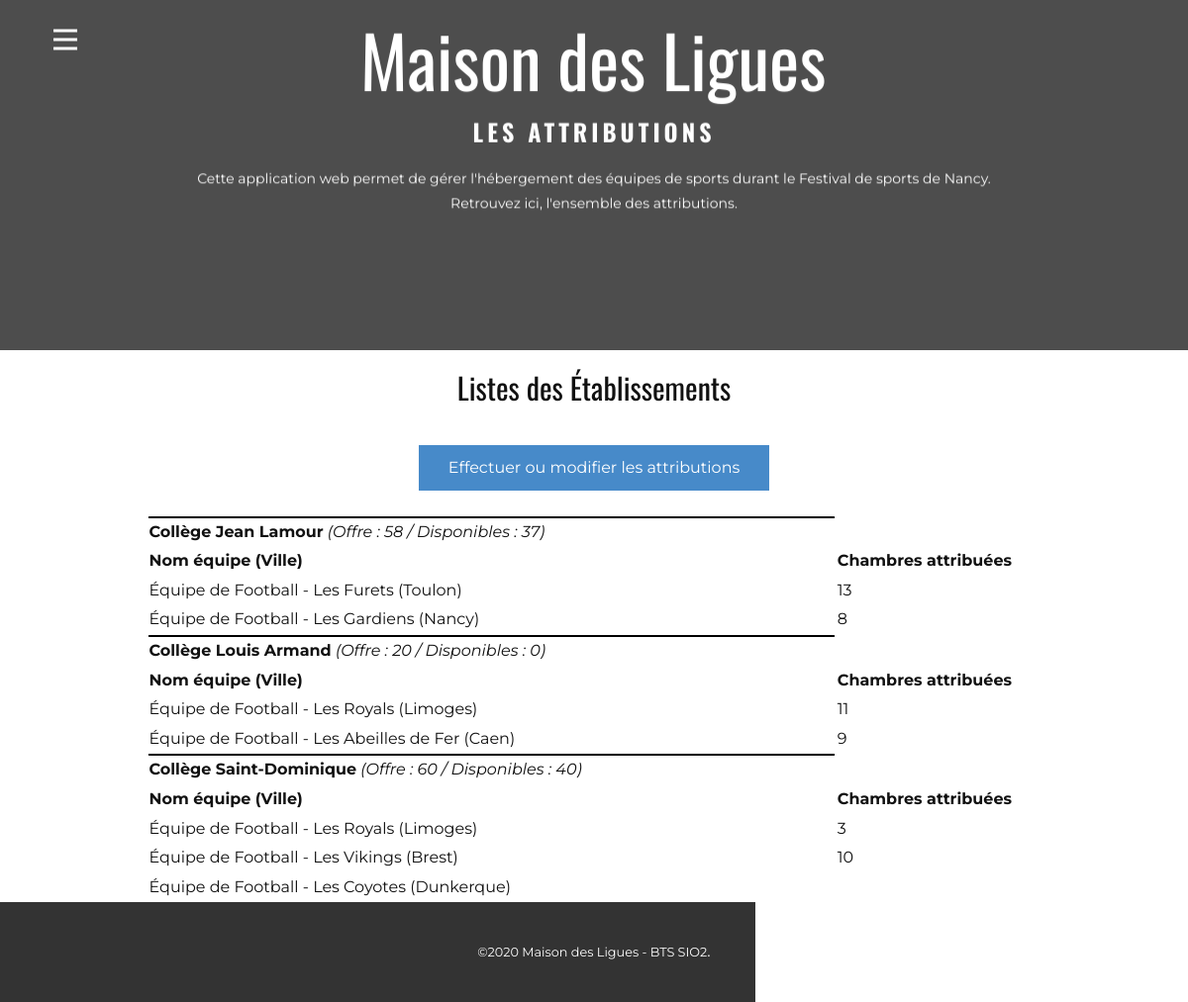
The app's page /attributions.php with its own data.
### tables this page shows
CREATE TABLE IF NOT EXISTS `etablissement` (
  `id` char(8) NOT NULL,
  `nom` varchar(45) NOT NULL,
  `adresseRue` varchar(45) NOT NULL,
  `codePostal` char(5) NOT NULL,
  `ville` varchar(35) NOT NULL,
  `tel` varchar(13) NOT NULL,
  `adresseElectronique` varchar(70) DEFAULT NULL,
  `type` tinyint(4) NOT NULL,
  `civiliteResponsable` varchar(12) NOT NULL,
  `nomResponsable` varchar(25) NOT NULL,
  `prenomResponsable` varchar(25) DEFAULT NULL,
  `nombreChambresOffertes` int(11) DEFAULT NULL,
  PRIMARY KEY (`id`)
);

CREATE TABLE IF NOT EXISTS `equipe` (
  `id` char(4) NOT NULL,
  `nom` varchar(60) NOT NULL,
  `identiteResponsable` varchar(40) DEFAULT NULL,
  `adressePostale` varchar(120) DEFAULT NULL,
  `nombrePersonnes` int(11) NOT NULL,
  `nomVille` varchar(40) NOT NULL,
  `hebergement` char(1) NOT NULL,
  PRIMARY KEY (`id`)
);

CREATE TABLE IF NOT EXISTS `attribution` (
  `idEtab` char(8) NOT NULL,
  `idEquipe` char(4) NOT NULL,
  `nombreChambres` int(11) NOT NULL,
  PRIMARY KEY (`idEtab`,`idEquipe`),
  KEY `fk2_Attribution` (`idEquipe`)
);

### _gestionBase.inc.php (called while the page is built, shortened)
<?php
function obtenirReqEtablissementsAyantChambresAttribuées()
{
   $req="select distinct etablissement.id as id, nom, nombreChambresOffertes from Etablissement,
         Attribution where id = idEtab order by id";
   return $req;
}
function obtenirNbEtabOffrantChambres()
{
   $req="select count(*) as nombreEtabOffrantChambres from Etablissement where
         nombreChambresOffertes!=0";
   return $req;
}
function obtenirNbOccup($idEtab)
{
   $requete="select IFNULL(sum(nombreChambres), 0) as totalChambresOccup from
        Attribution where idEtab='$idEtab'";
   return $requete;
}
function obtenirReqGroupesEtab($idEtab)
{
   $req="select distinct id, nom, nombreChambres, nomVille from equipe, Attribution where
        Attribution.idEquipe=equipe.id and idEtab='$idEtab'";
   return $req;
}
function obtenirNbOccupGroupe($idEtab, $idEq)
{
   $req="select nombreChambres From Attribution where idEtab='$idEtab'
        and idEquipe='$idEq'";
   return $req;
}
?>

### attributions.php (the view, shortened to what this page needs)
<?php
	include("_gestionBase.inc.php");
?>
    <section class="u-align-center u-clearfix u-grey-70 u-section-1" id="sec-0b7d">
      <div class="u-clearfix u-sheet u-sheet-1">
        <h1 class="u-align-left u-heading-font u-text u-title u-text-1" data-animation-name="slideIn" data-animation-duration="1000" data-animation-delay="0" data-animation-direction="Down">Maison des Ligues</h1>
        <h5 class="u-text u-text-2" data-animation-name="slideIn" data-animation-duration="1000" data-animation-delay="0" data-animation-direction="Down">Les Attributions</h5>
        <p class="u-text u-text-3" data-animation-name="slideIn" data-animation-duration="1000" data-animation-delay="0" data-animation-direction="Down">Cette application web permet de gérer l'hébergement des équipes de sports durant le Festival de sports de Nancy.<br>
        Retrouvez ici, l'ensemble des attributions.
        </p>
      </div>
    </section>
<?php
   $nbEtab = obtenirNbEtabOffrantChambres();
   if ($nbEtab!=FALSE)
   {
  ?>
    <center>
    <section>
      <caption><h3>Listes des Établissements</h3></caption>
          <form action="attributionsMod.php??action=demanderModifAttrib" method="POST">
              <input type="submit" name="envoi" class="u-btn u-btn-submit u-button-style" value="Effectuer ou modifier les attributions">
          </form>
      <table>
        <tr>
          <th></th>
          <th width="20%"></th>
          <th></th>
          <th width="10px"></th>
          <th></th>
          <th></th>
        </tr>
<?php
   $req = ObtenirReqEtablissementsAyantChambresAttribuées();
   $res = $bdd->query($req);
    while ($donnees=$res->fetch())
    {
        $idEtab=$donnees['id'];
        $nbOffre=$donnees["nombreChambresOffertes"];
        $requete=obtenirNbOccup($idEtab);
        $resultat=$bdd->query($requete);
        $donnees2=$resultat->fetch();
        $nbOccup=$donnees2['totalChambresOccup'];
        $dispo = $nbOffre - $nbOccup;
?>
       <tr>
          <td style="border-top: 2px solid black;"><strong>
            <?php echo $donnees['nom'];?></strong><em> (Offre : <?php echo $donnees['nombreChambresOffertes'];?> / Disponibles : <?php echo $dispo;?>)
          </em></td>
        </tr>
        <tr>
          <td><strong>Nom équipe (Ville)</strong></td>
          <td><strong>Chambres attribuées</strong></td>
        </tr>
<?php
    $req2=obtenirReqGroupesEtab($idEtab);
    $res2=$bdd->query($req2);
        while ($ligne=$res2->fetch())
        {
          $idEq=$ligne['id'];
        ?>
          <td><?php echo $ligne['nom'];?> (<?php echo $ligne['nomVille'];?>)</td>
      <?php
      $req3=obtenirNbOccupGroupe($idEtab, $idEq);
      $res3=$bdd->query($req3);
            while ($ligneR=$res3->fetch())
            {
              if (!$ligneR)
              {
                echo 1;
              }
              else
              { ?>
                  <td><?php echo $ligne['nombreChambres'];?></td>
                <?php
              }
            }
        }
    }
  }
      ?>
      </table>
    </center>

### index.css (style rules this page uses)
.u-section-1 { background-image: none }
.u-section-1 .u-sheet-1 { min-height: 354px }
.u-section-1 .u-text-1 { animation-duration: 1000ms; margin: 20px 334px 0 }
.u-section-1 .u-text-2 { animation-duration: 1000ms; margin: 20px 106px 0 }
.u-section-1 .u-text-3 { font-size: 0.875rem; animation-duration: 1000ms; margin: 20px 106px 0 }

### records on screen
etablissement: nom "Collège Jean Lamour", nombreChambresOffertes "58", dispo "37"
equipe: nom "Équipe de Football - Les Furets", nomVille "Toulon"
attribution: nombreChambres "13"
equipe: nom "Équipe de Football - Les Gardiens", nomVille "Nancy"
attribution: nombreChambres "8"
etablissement: nom "Collège Louis Armand", nombreChambresOffertes "20", dispo "0"
equipe: nom "Équipe de Football - Les Royals", nomVille "Limoges"
attribution: nombreChambres "11"
equipe: nom "Équipe de Football - Les Abeilles de Fer", nomVille "Caen"
attribution: nombreChambres "9"
etablissement: nom "Collège Saint-Dominique", nombreChambresOffertes "60", dispo "40"
attribution: nombreChambres "3"
equipe: nom "Équipe de Football - Les Vikings", nomVille "Brest"
attribution: nombreChambres "10"
equipe: nom "Équipe de Football - Les Coyotes", nomVille "Dunkerque"
